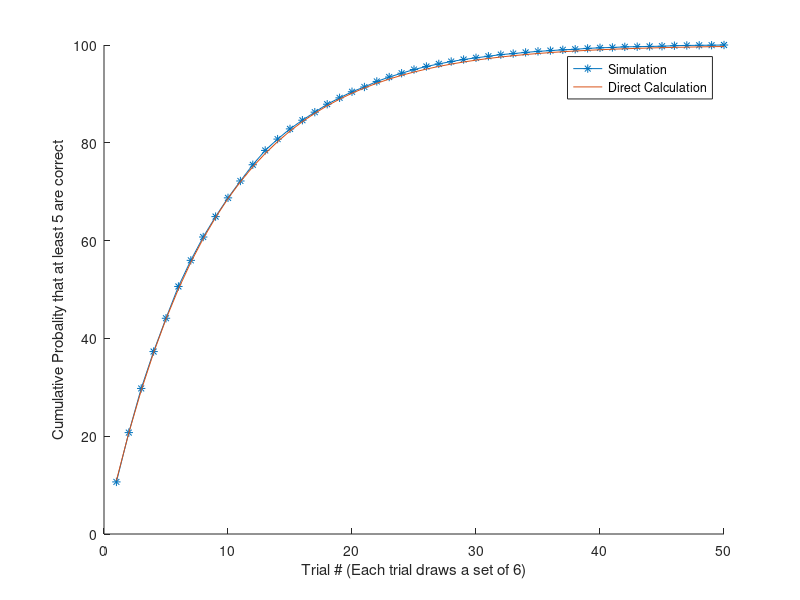

The MATLAB script that drew this image:
clear all

for z=1:10000
    notyet=1;
    idx=0;
    while notyet
        idx=idx+1;
        a=randi([0 1],6,1);
        if(sum(a)>4)
            notyet=0;
        end
    end
    
    idxlist(z)=idx;
end

[N,BIN]=histc(idxlist,0:50);
perc=N./sum(N);
for z=1:length(N)

    cump(z)=sum(perc(1:z));

end
figure(1); clf; hold on
plot(1:50,cump(2:end)*100,'*-')
xlabel('Trial # (Each trial draws a set of 6)')
ylabel('Cumulative Probality that at least 5 are correct')

%compute directly using knowledge of system
actualprob=1-(1- (7/64) ).^(1:50);
plot(1:50,actualprob*100)
legend('Simulation','Direct Calculation')
ylim([0 100])